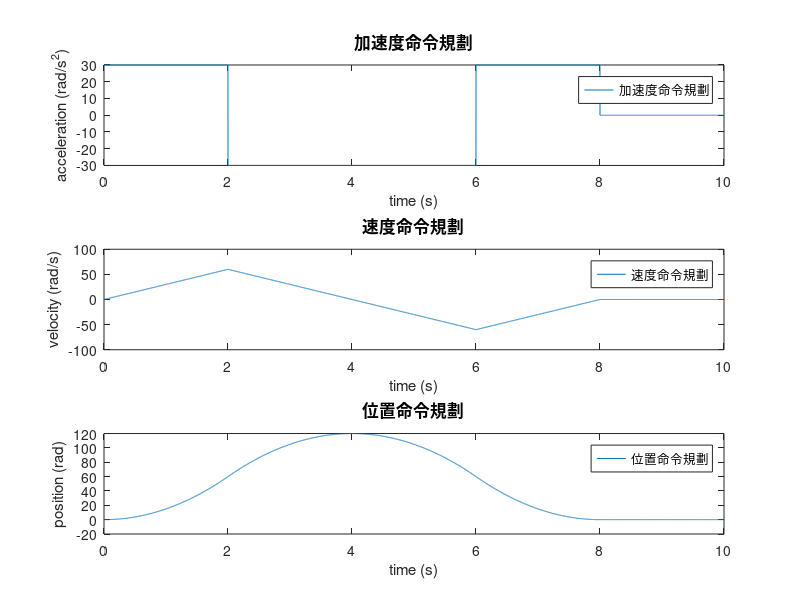

MATLAB code to generate this figure:
clc, clear, close all;

sampT = 0.001;
position_cmd = zeros(1, 10/sampT);    
velocity_cmd = zeros(1, 10/sampT);     
acceleration_cmd = zeros(1, 10/sampT);  

i = 1;
for t = 0 : sampT : 10 - sampT
    if(t >= 0 && t <2 )
       acceleration_cmd(i) = 30;
    elseif(t >= 2 && t < 6)
        acceleration_cmd(i) = -30;
    elseif(t >= 6 && t < 8)
        acceleration_cmd(i) = 30;
    elseif(t >= 8 && t <= 10)
        acceleration_cmd(i) = 0;
    end
    
    velocity_cmd(i+1) = velocity_cmd(i) + acceleration_cmd(i)*sampT;
    position_cmd(i+1) = position_cmd(i) + velocity_cmd(i)*sampT + 0.5*acceleration_cmd(i)*sampT*sampT;

    i = i + 1;
    if(i == 10/sampT)
        break;
    end
end

%% 畫圖
time = 0:sampT:10-sampT;

figure(1)
subplot(3,1,1)
plot(time, acceleration_cmd);
title('加速度命令規劃', 'FontSize', 12);
legend('加速度命令規劃');
xlabel('time (s)'); ylabel('acceleration (rad/s^2)');

subplot(3,1,2)
plot(time, velocity_cmd);
title('速度命令規劃', 'FontSize', 12);
legend('速度命令規劃');
xlabel('time (s)'); ylabel('velocity (rad/s)'); 

subplot(3,1,3)
plot(time, position_cmd);
title('位置命令規劃', 'FontSize', 12);
legend('位置命令規劃');
xlabel('time (s)'); ylabel('position (rad)'); 

%% 存入txt
fid = fopen('command.txt', 'wt');
i=1;
for t = 0 : sampT : 10 - sampT
    fprintf(fid,'%f\t', position_cmd(i));
    fprintf(fid,'%f\t', velocity_cmd(i));
    fprintf(fid,'%f\n', acceleration_cmd(i));
    i = i + 1;
    if(i == 10/sampT)
        break;
    end
end
fclose(fid);
    